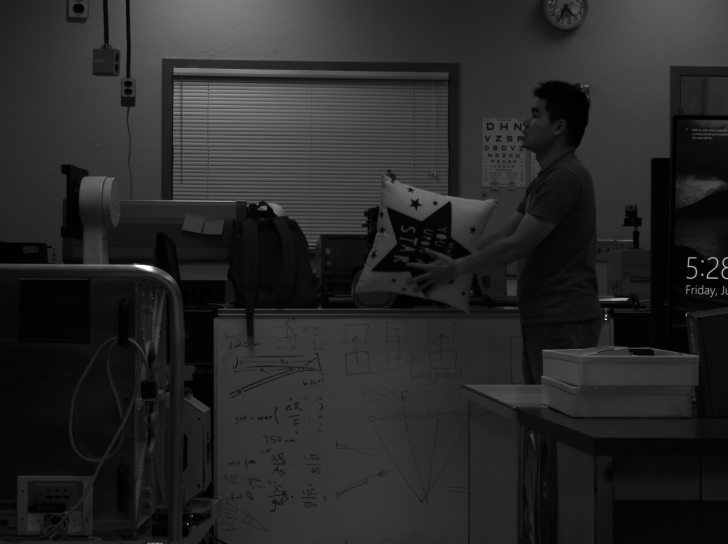
#> input picture PAT/data/HFR-LFR/pillow_1/141.png, 1456 x 1088 px (shown at 1/2 size)
$ python gen_dataset.py
#> lines starting #> are read from the running program, lines starting #| are printed output that depends on the picture
import numpy as np
import cv2
import os

def print_stat(narray, narray_name = 'Array'):
    print(narray_name + " stat: shape: {}, dtype: {}".format(narray.shape, narray.dtype))
    arr = narray.flatten()
    print("max: {}, min: {}, mean: {}, std: {}".format(arr.max(), arr.min(), arr.mean(), arr.std()))

res_w1, res_h1 = 1456, 1088
res_w2, res_h2 = 1280, 800
F1 = np.array([[4.07015327825553e-08,	4.17561843453929e-07,	-0.00808725180313401],
[-1.95715470638663e-07,	6.97119492853064e-08,	-0.0317664092598450],
[0.00536427411067715,	0.0236442325009365,	1.59796926454643]])
F2 = np.array([[4.84985763781936e-08,	-3.22308340577842e-07,	-0.00715097517336016],
[4.46350737251892e-07,	4.77193410572063e-08,	-0.0188197924505962],
[0.00500787791406712,	0.0141203268780633,	0.658266562896339]])
F3 = np.array([[1.66712445457951e-07,	-2.52883591320674e-07,	-0.0206496197252677],
[5.66035189455234e-07,	1.10559973826720e-07,	-0.0320562113764354],
[0.0147028462393742,	0.0241689869067774,	3.58052752388209]])

image_coor = np.meshgrid(np.arange(res_h1), np.arange(res_w1))
cam_coor = np.stack([image_coor[1].T,
                     image_coor[0].T,
                     np.ones_like(image_coor[1].T)], axis=2)
image_coor2 = np.meshgrid(np.arange(res_h2), np.arange(res_w2))
cam_coor2 = np.stack([image_coor2[1].T,
                      image_coor2[0].T,
                      np.ones_like(image_coor2[1].T)], axis=2)
folder = 'pillow_1'
img1 = cv2.imread(f'{folder}/{141}.png', 0)
#> img1 is the input picture: shape (1088, 1456); min 0, max 255, mean 39.4
img1 = ((img1/img1.max())**(1/1.6)*255.0).astype(np.uint8)
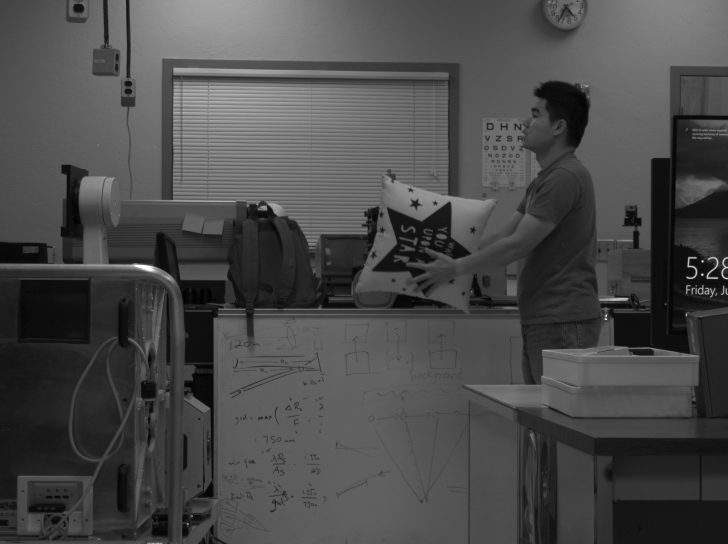
#> img1: shape (1088, 1456) (shown at 1/2 size); min 0, max 255, mean 73.9
img2 = cv2.imread(f'{folder}/cam1_4.png', 0)
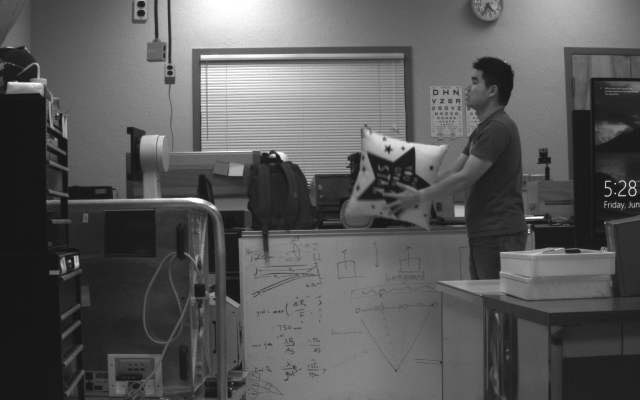
#> input picture PAT/data/HFR-LFR/pillow_1/cam1_4.png, 1280 x 800 px (shown at 1/2 size)
#> img2 is the input picture: shape (800, 1280); min 18, max 255, mean 89.3
img3 = cv2.imread(f'{folder}/cam2_4.png', 0)
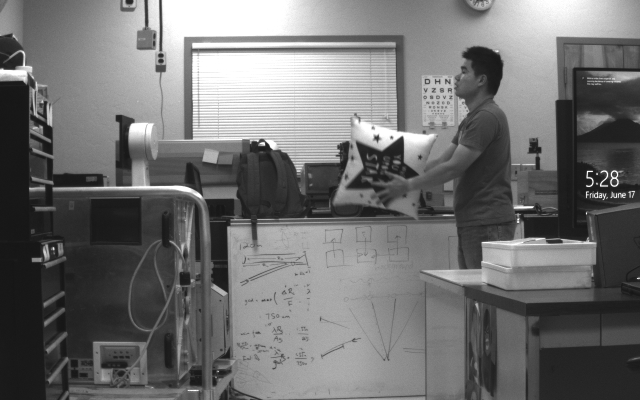
#> input picture PAT/data/HFR-LFR/pillow_1/cam2_4.png, 1280 x 800 px (shown at 1/2 size)
#> img3 is the input picture: shape (800, 1280); min 18, max 255, mean 112.5
img3 = (img3/255.0*3./5.*255.0).astype(np.uint8)
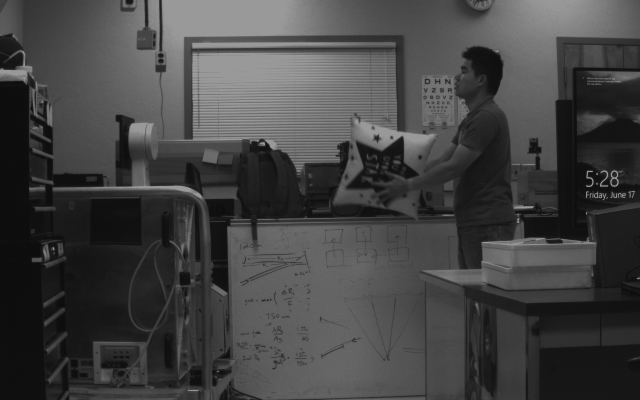
#> img3: shape (800, 1280) (shown at 1/2 size); min 10, max 153, mean 67.1
img4 = cv2.imread(f'{folder}/cam3_4.png', 0)
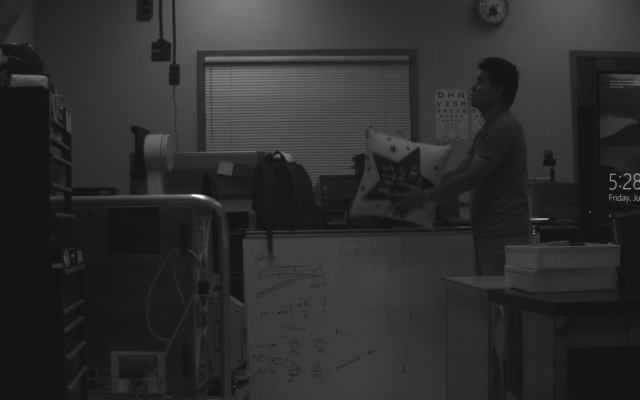
#> input picture PAT/data/HFR-LFR/pillow_1/cam3_4.png, 1280 x 800 px (shown at 1/2 size)
#> img4 is the input picture: shape (800, 1280); min 13, max 255, mean 45.1
img4 = (np.clip(img4/255.0*8./5., 0., 1.)*255.0).astype(np.uint8)
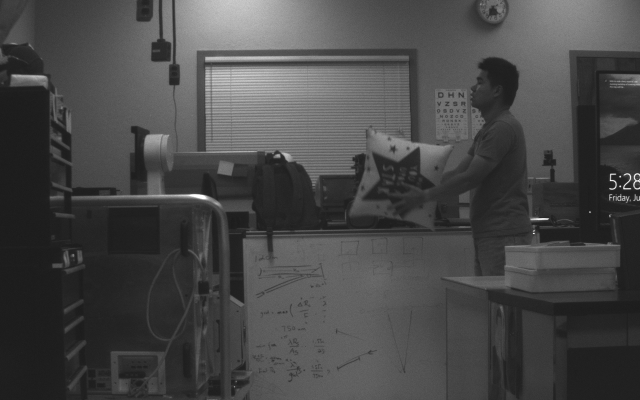
#> img4: shape (800, 1280) (shown at 1/2 size); min 20, max 255, mean 71.8

for i in range(2):
    for j in range(4):

        ID = i*4+j+1

        print(ID)
        xl, xu, yl, yu = i*544, i*544+544, j*364, j*364+364

        xxss = []
        yyss = []

        for point_x in range(xl, xu):
            for point_y in range(yl, yu):
                lam = F1.dot(np.array([point_y, point_x, 1]).reshape((-1, 3)).T)
                if (0.728*point_x - 50) < 0:
                    x_lb, x_ub = 0, 100
                elif (0.728*point_x + 50) > res_w2:
                    x_lb, x_ub = res_w2 - 100, res_w2
                else:
                    x_lb, x_ub = int(.728*point_x - 50), int(.728*point_x + 50)
                y_ub = min(int(.738*point_y + 228), res_w2)
                y_lb = y_ub - 100
#> (the run stopped early here; a loop or call above may not have finished)
